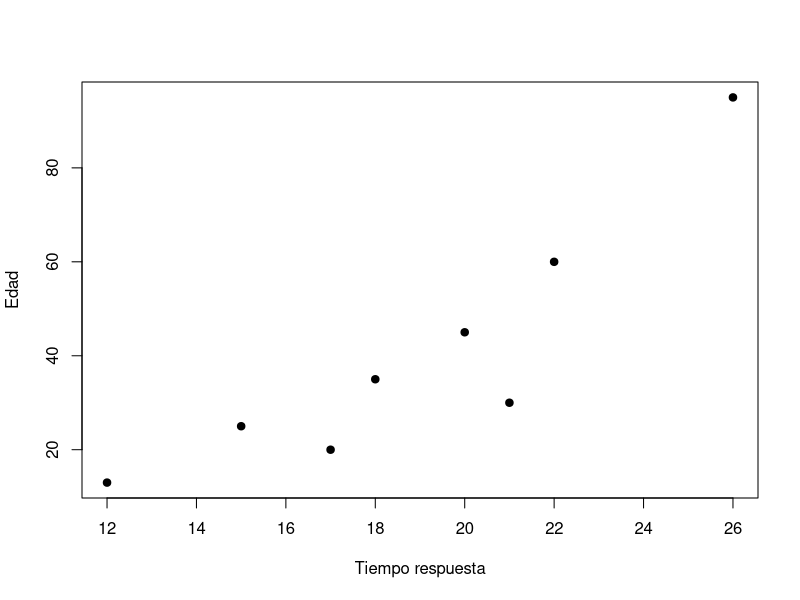
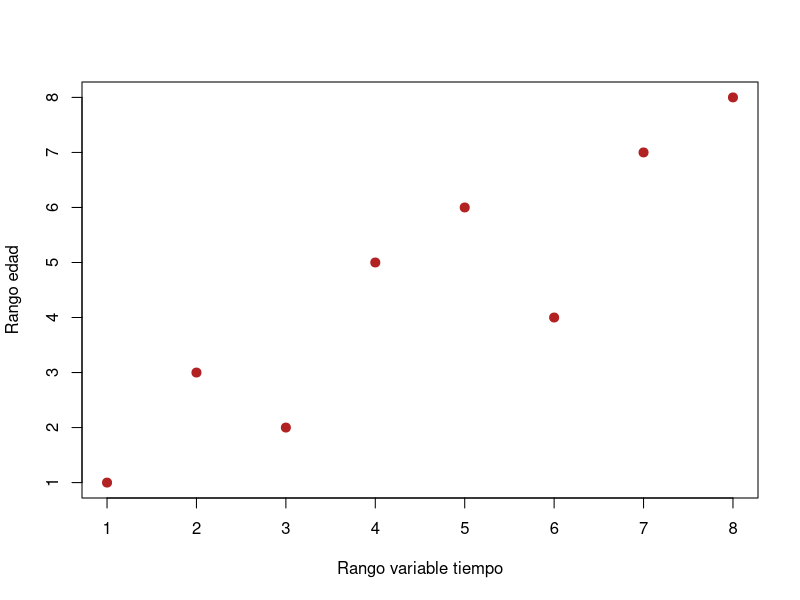
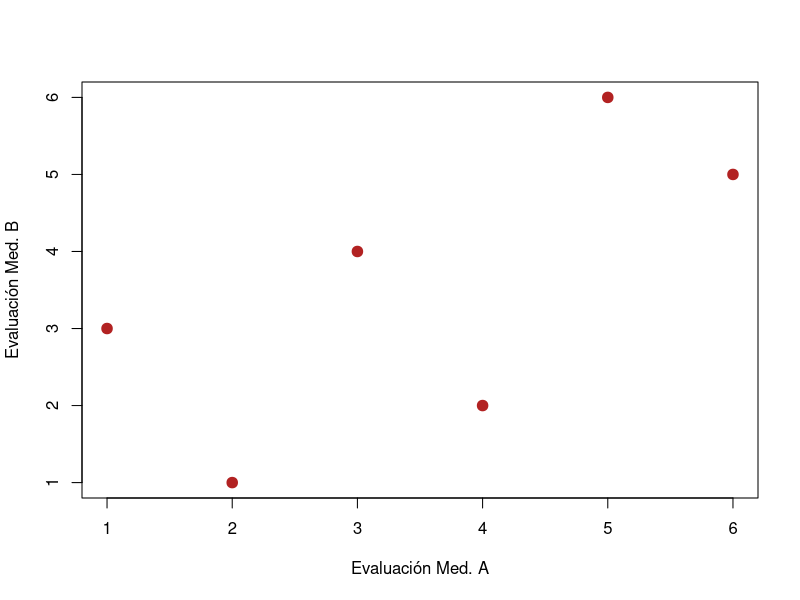

Reproduce these figures in R, in order.

# Spearman ----------------------------------------------------------------


resp <- data.frame(
  Tiempo = c(12, 15, 17, 18, 20, 21, 22, 26),
  Edad = c(13, 25, 20, 35, 45, 30, 60, 95)
)
resp

plot(resp$Tiempo, resp$Edad,
     col = "black",
     pch = 19,
     xlab = "Tiempo respuesta",
     ylab = "Edad")


# Crear nuevas columnas con los rangos (1 a 8)
resp$Rango_Tiempo <- rank(resp$Tiempo, ties.method = "first")
resp$Rango_Edad   <- rank(resp$Edad, ties.method = "first")

# Ver resultado
resp

plot(resp$Rango_Tiempo, resp$Rango_Edad,
     col = "firebrick", # Color de datos
     pch = 19, # cambia la forma del simbolo
     cex = 1.2, # Modifica el tamaño del simbolo
     xlab = "Rango variable tiempo", # Eje X
     ylab = "Rango edad" # Eje Y
)


cor.test(resp$Rango_Tiempo, resp$Rango_Edad, method = "spearman")


# Tau de kendall ----------------------------------------------------------

tau <- data.frame(
  A = c(1,2,3,4,5,6),
  B = c(3,1,4,2,6,5)
)
cor.test(tau$A, tau$B, method = "kendall")


plot(tau$A, tau$B,
     col = "firebrick", # Color de datos
     pch = 19, # cambia la forma del simbolo
     cex = 1.4, # Modifica el tamaño del simbolo
     xlab = "Evaluación Med. A", # Eje X
     ylab = "Evaluación Med. B" # Eje Y
)

# La evaluación de la salud de los pacientes por ambos Médicos
# de forma individual no es coincidente
# su coeficiente de correlación es medio (r =0.47)
# y no presenta significancia estadística (p-value = 0.2722).